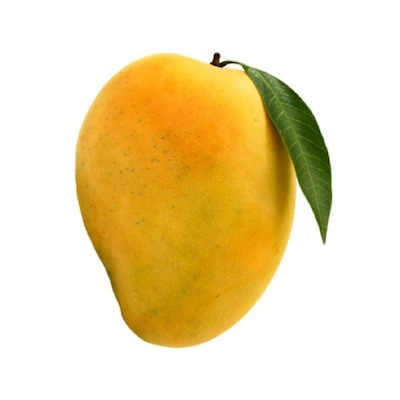
#> input picture Assets/mango.jpg, 400 x 400 px
$ python fourier_descriptors.py
#> lines starting #> are read from the running program, lines starting #| are printed output that depends on the picture; after the words box and inside, x2 and y2 are one past the last pixel; in counts of white or black regions, pixels touching at a corner belong together
import numpy as np
import cv2
import matplotlib.pyplot as plt


def show(im, window='window'):
    """Show cv2 image"""
    cv2.imshow(window,im)
    cv2.waitKey(0)
    cv2.destroyAllWindows()

def segmentation(img):
    """Return a binary image
     DEPENDING OF THE CASE USE DIFERENT SEGMENTATION
    """
    _, binary_img = cv2.threshold(img, 230, 255, cv2.THRESH_BINARY_INV)
    return binary_img


def plot_contour(im, contours):
    """Plot largest contour over image"""
    # Create a copy of the original image (in color) to draw the contour
    img_contour = cv2.cvtColor(im, cv2.COLOR_GRAY2BGR)

    # Draw the largest contour on the image
    contour = max(contours, key=cv2.contourArea)
    cv2.drawContours(img_contour, [contour], -1, (0, 0, 255), 2)
    show(img_contour)

def read_image_and_extract_boundary(image_path, show_ims=True):
    """Function to read the image and extract the boundary points"""
    img = cv2.imread(image_path, cv2.IMREAD_GRAYSCALE)

    # Perform image segmentation
    # Replace this with your own segmentation
    binary_img = segmentation(img)
    if show_ims: show(binary_img)

    contours, _ = cv2.findContours(binary_img, cv2.RETR_EXTERNAL, cv2.CHAIN_APPROX_NONE)
    contour = max(contours, key=cv2.contourArea)
    if show_ims: plot_contour(img, contours)

    # Convert contour to complex numbers (x + iy) for Fourier transform
    boundary_points = contour[:, 0, :]
    complex_boundary = boundary_points[:, 0] + 1j * boundary_points[:, 1]

    return complex_boundary


def extract_fourier_descriptors(complex_boundary):
    """Function to compute Fourier descriptors and normalize them"""
    # Compute the Fourier Transform (Discrete Fourier Transform)
    descriptors = np.fft.fft(complex_boundary)

    # Make descriptors invariant to translation (ignore the first term)
    descriptors[0] = 0
    # Scale invariance: Normalize by the magnitude of the second descriptor
    descriptors /= np.abs(descriptors[1])
    # Return the Fourier descriptors (magnitude-only if rotation invariance is required)
    magnitudes = np.abs(descriptors)
    return descriptors, magnitudes

def plot_shape_from_descriptors(descriptors, num_descriptors=None):
    """Function to plot the shape reconstructed from Fourier descriptors"""
    # Optionally use only a subset of descriptors
    if num_descriptors is not None:
        descriptors = np.copy(descriptors)
        descriptors[num_descriptors:] = 0  # Zero out high-frequency components

    # Compute inverse Fourier transform to get the reconstructed shape
    reconstructed_shape = np.fft.ifft(descriptors)

    # Plot the reconstructed shape
    plt.figure(figsize=(6, 6))
    plt.plot(reconstructed_shape.real, reconstructed_shape.imag, '-o')
    plt.title(f"Reconstructed Shape using {num_descriptors or len(descriptors)} Descriptors")
    plt.gca().invert_yaxis()  # Invert y-axis to match image coordinate system
    plt.show()


def plot_fourier_magnitudes(magnitudes, num_frequencies=None):
    """Function to plot the magnitude of Fourier descriptors"""
    if num_frequencies is not None:
        magnitudes = magnitudes[:num_frequencies]  # Limit to the specified number of frequencies

    plt.figure(figsize=(10, 4))
    plt.plot(magnitudes, '-o')
    plt.title(f"Fourier Magnitudes (First {num_frequencies or len(magnitudes)} Frequencies)")
    plt.xlabel("Frequency Index")
    plt.ylabel("Magnitude")
    plt.show()


def generate_wave(freq, amplitude, length=1000):
    """Function to generate a sine wave for a given frequency and magnitude"""
    t = np.linspace(0, 2 * np.pi, length)  # Time axis for one period
    return amplitude * np.sin(freq * t)


def plot_frequency_waves(magnitudes, num_frequencies=None, length=1000):
    """Function to plot Fourier magnitudes as waveforms"""
    if num_frequencies is not None:
        magnitudes = magnitudes[:num_frequencies]  # Limit to the specified number of frequencies

    plt.figure(figsize=(10, 6))

    # Generate and plot each frequency as a wave
    for i, mag in enumerate(magnitudes):
        wave = generate_wave(i + 1, mag, length)  # Frequency index starts from 1
        plt.plot(wave, label=f"Frequency {i+1}")

    plt.title(f"Sine Waves Representing Magnitudes of Fourier Descriptors (First {len(magnitudes)} Frequencies)")
    plt.xlabel("Time")
    plt.ylabel("Amplitude")
    plt.legend()
    plt.show()


def main(image_path, num_descriptors=None, num_frequencies=None):
    # Extract the boundary from the image
    complex_boundary = read_image_and_extract_boundary(image_path)
#> in read_image_and_extract_boundary, `img = cv2.imread(image_path, cv2.IMREAD_GRAYSCALE)`:
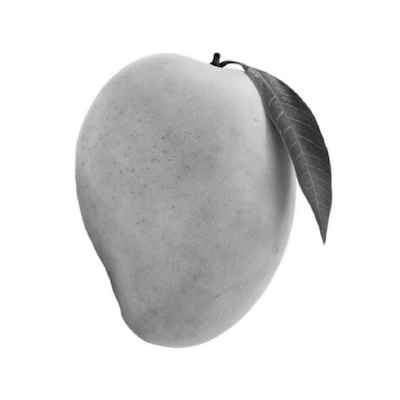
#> img: shape (400, 400); min 0, max 255, mean 220.3
#> in segmentation, `_, binary_img = cv2.threshold(img, 230, 255, cv2.THRESH_BINARY_INV)`:
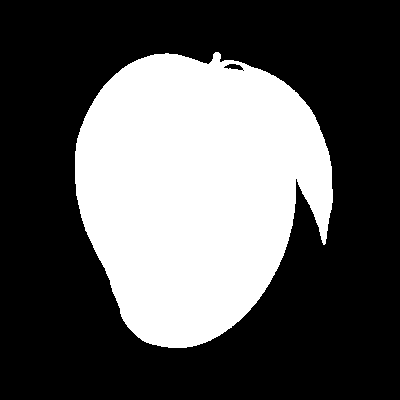
#> binary_img: shape (400, 400); 34.7% white; 1 white region
#> in read_image_and_extract_boundary, `contours, _ = cv2.findContours(binary_img, cv2.RETR_EXTERNAL, cv2.CHAI..`: contours = 1 contour; box (x1, y1, x2, y2) and area: (75, 52, 333, 348) 55126
#> in read_image_and_extract_boundary, `contour = max(contours, key=cv2.contourArea)`: contour = contour of 921 points, box (x1, y1, x2, y2) (75, 52, 333, 348), area 55126
#> in plot_contour, `cv2.drawContours(img_contour, [contour], -1, (0, 0, 255), 2)`:
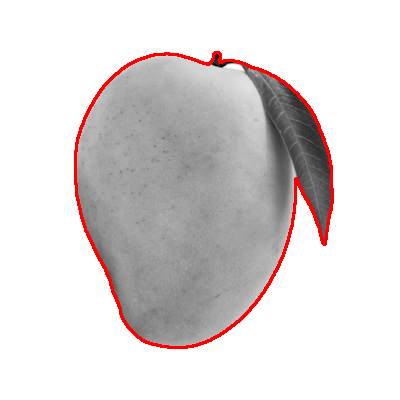
#> img_contour: shape (400, 400, 3); mean B, G, R 216, 216, 221.5
#> in read_image_and_extract_boundary, `boundary_points = contour[:, 0, :]`: boundary_points = 921 pairs, first value 75 to 332, second value 52 to 347
    # Compute the Fourier descriptors and their magnitudes
    descriptors, magnitudes = extract_fourier_descriptors(complex_boundary)
#> in extract_fourier_descriptors, `magnitudes = np.abs(descriptors)`: magnitudes = 921 values, max 56.28 at index 920, min 0 at index 0, mean 0.114

    #Plots
    # Reconstructed shape using the Fourier descriptors
    plot_shape_from_descriptors(descriptors, num_descriptors)
#> in plot_shape_from_descriptors, `plt.show()`:
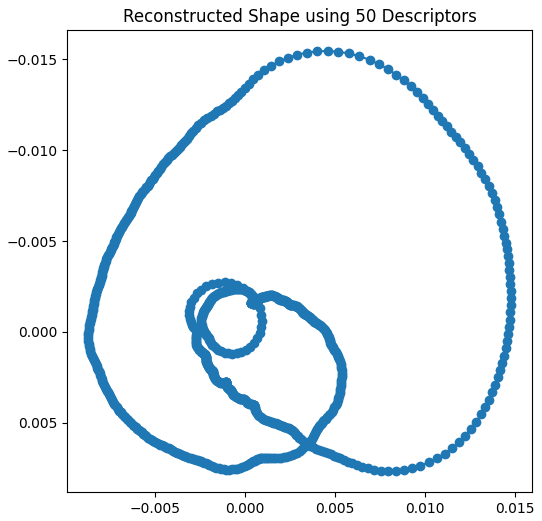
#> figure drawn by matplotlib, 1 panel
    # Magnitudes of the Fourier descriptors
    plot_fourier_magnitudes(magnitudes, num_frequencies)
#> in plot_fourier_magnitudes, `magnitudes = magnitudes[:num_frequencies]`: magnitudes = 50 values, max 5.01 at index 2, min 0 at index 0, mean 0.365
#> in plot_fourier_magnitudes, `plt.show()`:
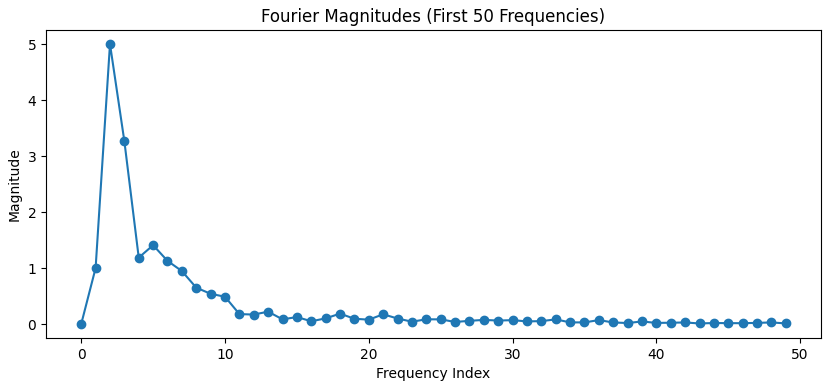
#> figure drawn by matplotlib, 1 panel; curve peaks at x = 2, y = 5.01
    # Plot as features as waves
    plot_frequency_waves(magnitudes, 10, length=1000)
#> in plot_frequency_waves, `magnitudes = magnitudes[:num_frequencies]`: magnitudes = [0, 1, 5.01, 3.27, 1.19, 1.41, 1.13, 0.946, 0.65, 0.54]
#> the loop in plot_frequency_waves, `for i, mag in enumerate(magnitudes):` made 10 passes
#> mag on passes 1 to 10: 0, 1, 5.01, 3.27, 1.19, 1.41, 1.13, 0.946, 0.65, 0.54
#> in plot_frequency_waves, `plt.show()`:
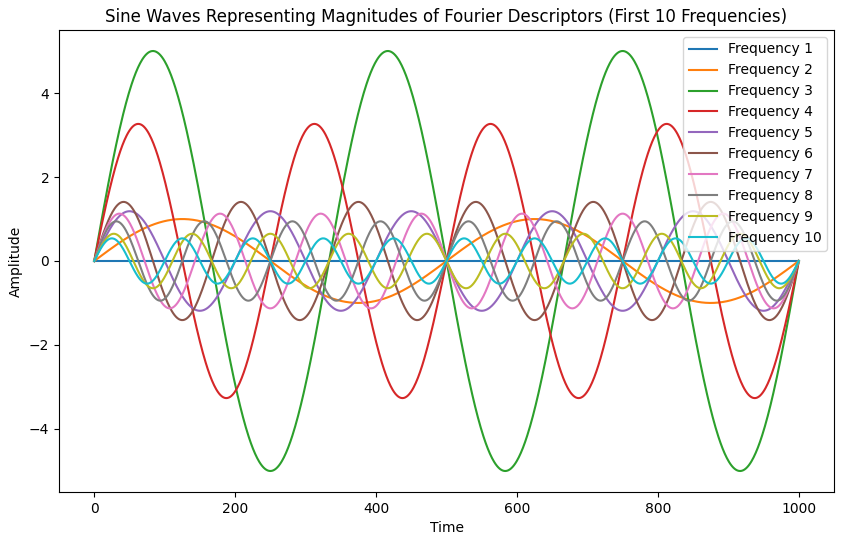
#> figure drawn by matplotlib, 1 panel; curve peaks at x = 125, y = 1; curve peaks at x = 83, y = 5.01


if __name__ == '__main__':
    image_path = 'Assets/mango.jpg'
    main(image_path, num_descriptors=50, num_frequencies=50)

$ run again, with Assets/banana.jpg copied over Assets/mango.jpg
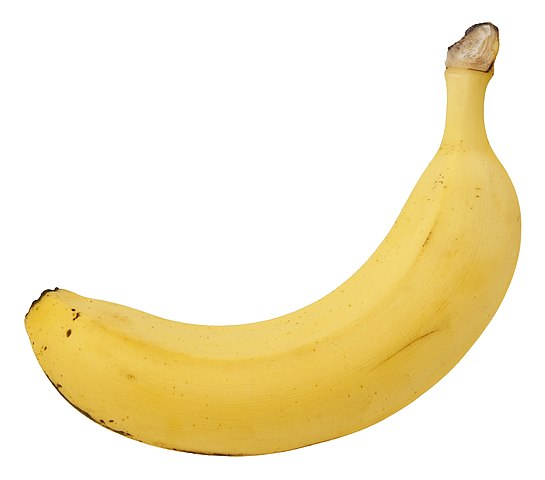
#> input picture Assets/banana.jpg, 545 x 480 px
#> in segmentation, `_, binary_img = cv2.threshold(img, 230, 255, cv2.THRESH_BINARY_INV)`:
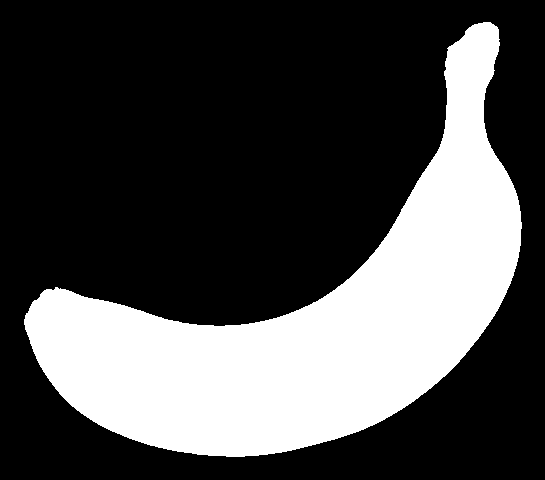
#> binary_img: shape (480, 545); 29.7% white; 1 white region
#> contours = 1 contour; box (x1, y1, x2, y2) and area: (24, 22, 522, 457) 76934
#> in read_image_and_extract_boundary, `contour = max(contours, key=cv2.contourArea)`: contour = contour of 1429 points, box (x1, y1, x2, y2) (24, 22, 522, 457), area 76934
#> boundary_points = 1429 pairs, first value 24 to 521, second value 22 to 456
#> in extract_fourier_descriptors, `magnitudes = np.abs(descriptors)`: magnitudes = 1429 values, max 2.06 at index 1428, min 0 at index 0, mean 0.0036
#> in plot_fourier_magnitudes, `magnitudes = magnitudes[:num_frequencies]`: magnitudes = 50 values, max 1 at index 1, min 0 at index 0, mean 0.0369
#> in plot_frequency_waves, `magnitudes = magnitudes[:num_frequencies]`: magnitudes = [0, 1, 0.487, 0.16, 0.0484, 0.0345, 0.0274, 0.0144, 0.00663, 0.00838]
#> the loop in plot_frequency_waves, `for i, mag in enumerate(magnitudes):` made 10 passes
#> mag on passes 1 to 8: 0, 1, 0.487, 0.16, 0.0484, 0.0345, 0.0274, 0.0144
#> in plot_frequency_waves, `plt.show()`:
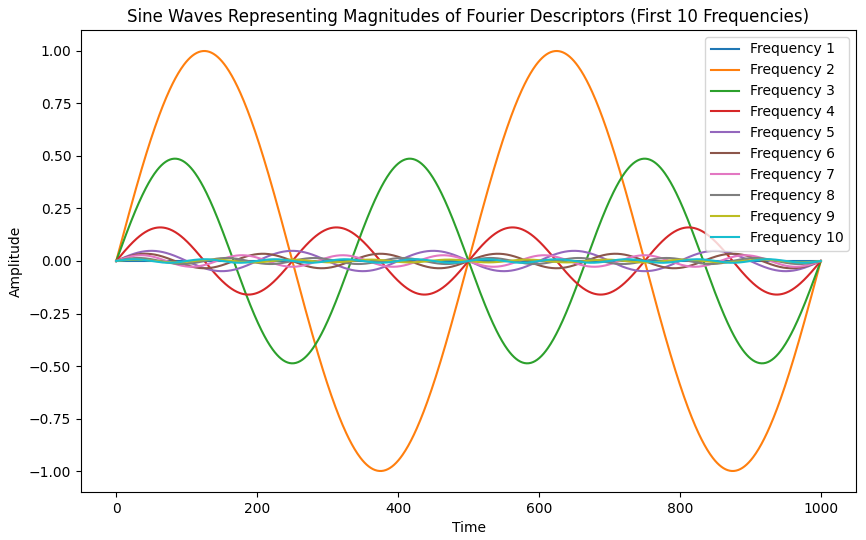
#> figure drawn by matplotlib, 1 panel; curve peaks at x = 125, y = 1; curve peaks at x = 83, y = 0.487
